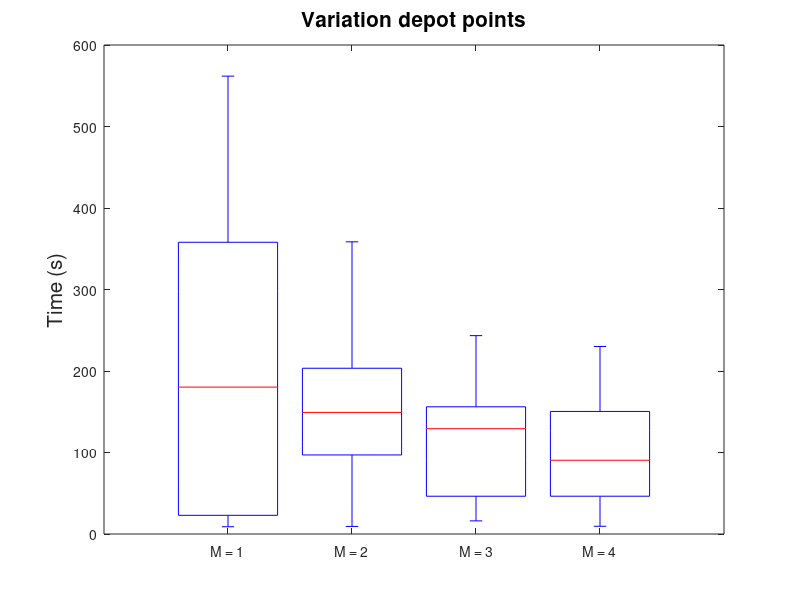

The MATLAB script that drew this image:


clc

nr_1 = [489.8;
9.0;
223.4;
108.1;
25.1;
475.9;
248.6;
561.8;
164.7;
386.0;
44.6;
9.1;
242.9;
195.8;
10.3;
8.9;
522.5;
16.4;
348.6;
139.9];

nr_2 = [123.5;
225.8;
322.4;
98.3;
158.3;
9.3;
28.9;
140.1;
37.7;
194.1;
358.5;
301.1;
195.9;
107.0;
163.8;
241.1;
190.8;
88.1;
93.1;
117.5];

nr_3 = [100.4;
34.2;
133.3;
125.1;
144.0;
159.0;
46.9;
174.8;
34.3;
96.9;
204.1;
16.1;
44.7;
155.1;
243.4;
21.3;
151.2;
173.0;
149.5;
74.6;
];

nr_4 = [9.5;
102.2;
62.2;
138.8;
154.2;
203.4;
78.8;
179.0;
9.8;
10.7;
144.9;
9.9;
136.9;
63.5 ;
40.3;
162.2;
149.1;
66.5;
48.4
230.1];


% mean(nr_1)
% mean(nr_2)
% mean(nr_3)
% mean(nr_4)


figure(2)
x = [nr_1,nr_2,nr_3,nr_4];
boxplot(x,'Labels',{'M = 1','M = 2','M = 3','M = 4'})

title('Variation depot points','FontSize',15)
% xlabel('Number of robots','FontSize',15)
ylabel('Time (s)','FontSize',15)
% grid on



